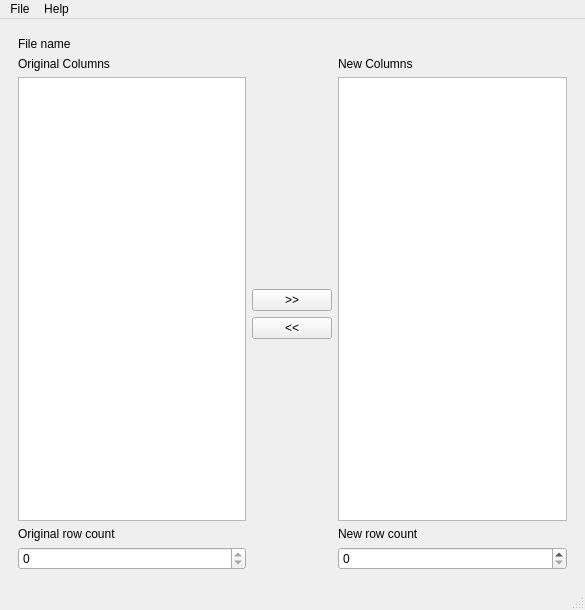
<?xml version="1.0" encoding="UTF-8"?>
<ui version="4.0">
 <class>MainWindow</class>
 <widget class="QMainWindow" name="MainWindow">
  <property name="geometry">
   <rect>
    <x>0</x>
    <y>0</y>
    <width>585</width>
    <height>610</height>
   </rect>
  </property>
  <property name="windowTitle">
   <string>CSV Editor</string>
  </property>
  <widget class="QWidget" name="centralwidget">
   <layout class="QVBoxLayout" name="verticalLayout_2">
    <item>
     <widget class="QStackedWidget" name="stackedWidget">
      <property name="enabled">
       <bool>true</bool>
      </property>
      <property name="currentIndex">
       <number>0</number>
      </property>
      <widget class="QWidget" name="page">
       <property name="enabled">
        <bool>true</bool>
       </property>
       <property name="toolTip">
        <string>Open a file to begin</string>
       </property>
       <layout class="QVBoxLayout" name="verticalLayout">
        <item>
         <widget class="QLabel" name="fileNameLabel">
          <property name="enabled">
           <bool>true</bool>
          </property>
          <property name="text">
           <string>File name</string>
          </property>
         </widget>
        </item>
        <item>
         <layout class="QHBoxLayout" name="horizontalLayout">
          <item>
           <layout class="QVBoxLayout" name="verticalLayout_3">
            <item>
             <widget class="QLabel" name="label_9">
              <property name="enabled">
               <bool>true</bool>
              </property>
              <property name="text">
               <string>Original Columns</string>
              </property>
             </widget>
            </item>
            <item>
             <widget class="QListWidget" name="originalList">
              <property name="enabled">
               <bool>true</bool>
              </property>
              <property name="selectionMode">
               <enum>QAbstractItemView::ExtendedSelection</enum>
              </property>
             </widget>
            </item>
            <item>
             <widget class="QLabel" name="label_10">
              <property name="enabled">
               <bool>true</bool>
              </property>
              <property name="text">
               <string>Original row count</string>
              </property>
             </widget>
            </item>
            <item>
             <widget class="QSpinBox" name="originalRowCount">
              <property name="enabled">
               <bool>true</bool>
              </property>
              <property name="readOnly">
               <bool>true</bool>
              </property>
              <property name="maximum">
               <number>999999999</number>
              </property>
             </widget>
            </item>
           </layout>
          </item>
          <item>
           <layout class="QVBoxLayout" name="verticalLayout_4">
            <item>
             <spacer name="verticalSpacer">
              <property name="enabled">
               <bool>true</bool>
              </property>
              <property name="orientation">
               <enum>Qt::Vertical</enum>
              </property>
              <property name="sizeHint" stdset="0">
               <size>
                <width>20</width>
                <height>40</height>
               </size>
              </property>
             </spacer>
            </item>
            <item>
             <widget class="QPushButton" name="addButton">
              <property name="enabled">
               <bool>true</bool>
              </property>
              <property name="text">
               <string>&gt;&gt;</string>
              </property>
             </widget>
            </item>
            <item>
             <widget class="QPushButton" name="removeButton">
              <property name="enabled">
               <bool>true</bool>
              </property>
              <property name="text">
               <string>&lt;&lt;</string>
              </property>
             </widget>
            </item>
            <item>
             <spacer name="verticalSpacer_2">
              <property name="enabled">
               <bool>true</bool>
              </property>
              <property name="orientation">
               <enum>Qt::Vertical</enum>
              </property>
              <property name="sizeHint" stdset="0">
               <size>
                <width>20</width>
                <height>40</height>
               </size>
              </property>
             </spacer>
            </item>
           </layout>
          </item>
          <item>
           <layout class="QVBoxLayout" name="verticalLayout_5">
            <item>
             <widget class="QLabel" name="label_13">
              <property name="enabled">
               <bool>true</bool>
              </property>
              <property name="text">
               <string>New Columns</string>
              </property>
             </widget>
            </item>
            <item>
             <widget class="QListWidget" name="newList">
              <property name="enabled">
               <bool>true</bool>
              </property>
              <property name="dragDropMode">
               <enum>QAbstractItemView::InternalMove</enum>
              </property>
              <property name="selectionMode">
               <enum>QAbstractItemView::ExtendedSelection</enum>
              </property>
             </widget>
            </item>
            <item>
             <widget class="QLabel" name="label_14">
              <property name="enabled">
               <bool>true</bool>
              </property>
              <property name="text">
               <string>New row count</string>
              </property>
             </widget>
            </item>
            <item>
             <widget class="QSpinBox" name="newRowCount">
              <property name="enabled">
               <bool>true</bool>
              </property>
              <property name="maximum">
               <number>999999999</number>
              </property>
             </widget>
            </item>
           </layout>
          </item>
         </layout>
        </item>
       </layout>
      </widget>
      <widget class="QWidget" name="page_2">
       <layout class="QVBoxLayout" name="verticalLayout_6">
        <item>
         <widget class="QLabel" name="label_6">
          <property name="enabled">
           <bool>true</bool>
          </property>
          <property name="text">
           <string>Version</string>
          </property>
         </widget>
        </item>
        <item>
         <widget class="QLabel" name="label_7">
          <property name="enabled">
           <bool>true</bool>
          </property>
          <property name="text">
           <string>CSV Editor v0.1</string>
          </property>
          <property name="alignment">
           <set>Qt::AlignRight|Qt::AlignTrailing|Qt::AlignVCenter</set>
          </property>
         </widget>
        </item>
        <item>
         <widget class="QLabel" name="label_4">
          <property name="enabled">
           <bool>true</bool>
          </property>
          <property name="text">
           <string>Homepage</string>
          </property>
         </widget>
        </item>
        <item>
         <widget class="QLabel" name="label_5">
          <property name="enabled">
           <bool>true</bool>
          </property>
          <property name="text">
           <string>&lt;html&gt;&lt;head/&gt;&lt;body&gt;&lt;p&gt;&lt;a href=&quot;https://github.com/ScriptSmith/csveditor&quot;&gt;&lt;span style=&quot; text-decoration: underline; color:#0000ff;&quot;&gt;https://github.com/ScriptSmith/csveditor&lt;/span&gt;&lt;/a&gt;&lt;/p&gt;&lt;/body&gt;&lt;/html&gt;</string>
          </property>
          <property name="alignment">
           <set>Qt::AlignRight|Qt::AlignTrailing|Qt::AlignVCenter</set>
          </property>
          <property name="openExternalLinks">
           <bool>true</bool>
          </property>
         </widget>
        </item>
        <item>
         <widget class="QLabel" name="label">
          <property name="text">
           <string>Icon Source</string>
          </property>
         </widget>
        </item>
        <item>
         <widget class="QLabel" name="label_2">
          <property name="text">
           <string>&lt;html&gt;&lt;head/&gt;&lt;body&gt;&lt;p&gt;&lt;a href=&quot;https://icons8.com&quot;&gt;&lt;span style=&quot; text-decoration: underline; color:#0000ff;&quot;&gt;https://icons8.com&lt;/span&gt;&lt;/a&gt;&lt;/p&gt;&lt;/body&gt;&lt;/html&gt;</string>
          </property>
          <property name="alignment">
           <set>Qt::AlignRight|Qt::AlignTrailing|Qt::AlignVCenter</set>
          </property>
         </widget>
        </item>
        <item>
         <widget class="QLabel" name="label_11">
          <property name="enabled">
           <bool>true</bool>
          </property>
          <property name="text">
           <string>License</string>
          </property>
         </widget>
        </item>
        <item>
         <widget class="QTextBrowser" name="textBrowser">
          <property name="enabled">
           <bool>true</bool>
          </property>
          <property name="html">
           <string>&lt;!DOCTYPE HTML PUBLIC &quot;-//W3C//DTD HTML 4.0//EN&quot; &quot;http://www.w3.org/TR/REC-html40/strict.dtd&quot;&gt;
&lt;html&gt;&lt;head&gt;&lt;meta name=&quot;qrichtext&quot; content=&quot;1&quot; /&gt;&lt;style type=&quot;text/css&quot;&gt;
p, li { white-space: pre-wrap; }
&lt;/style&gt;&lt;/head&gt;&lt;body style=&quot; font-family:'DejaVu Sans'; font-size:9pt; font-weight:400; font-style:normal;&quot;&gt;
&lt;p style=&quot; margin-top:0px; margin-bottom:0px; margin-left:0px; margin-right:0px; -qt-block-indent:0; text-indent:0px;&quot;&gt;This program is free software: you can redistribute it and/or modify it under the terms of the GNU General Public License as published by the Free Software Foundation, either version 3 of the License, or (at your option) any later version.&lt;/p&gt;
&lt;p style=&quot;-qt-paragraph-type:empty; margin-top:0px; margin-bottom:0px; margin-left:0px; margin-right:0px; -qt-block-indent:0; text-indent:0px;&quot;&gt;&lt;br /&gt;&lt;/p&gt;
&lt;p style=&quot; margin-top:0px; margin-bottom:0px; margin-left:0px; margin-right:0px; -qt-block-indent:0; text-indent:0px;&quot;&gt;This program is distributed in the hope that it will be useful, but WITHOUT ANY WARRANTY; without even the implied warranty of MERCHANTABILITY or FITNESS FOR A PARTICULAR PURPOSE.  See the GNU General Public License for more details.&lt;/p&gt;
&lt;p style=&quot;-qt-paragraph-type:empty; margin-top:0px; margin-bottom:0px; margin-left:0px; margin-right:0px; -qt-block-indent:0; text-indent:0px;&quot;&gt;&lt;br /&gt;&lt;/p&gt;
&lt;p style=&quot; margin-top:0px; margin-bottom:0px; margin-left:0px; margin-right:0px; -qt-block-indent:0; text-indent:0px;&quot;&gt;You should have received a copy of the GNU General Public License along with this program.  If not, see &lt;a href=&quot;http://www.gnu.org/licenses&quot;&gt;&lt;span style=&quot; text-decoration: underline; color:#0000ff;&quot;&gt;http://www.gnu.org/licenses&lt;/span&gt;&lt;/a&gt;.&lt;/p&gt;&lt;/body&gt;&lt;/html&gt;</string>
          </property>
         </widget>
        </item>
        <item>
         <widget class="QPushButton" name="doneButton">
          <property name="enabled">
           <bool>true</bool>
          </property>
          <property name="text">
           <string>Done</string>
          </property>
         </widget>
        </item>
       </layout>
      </widget>
     </widget>
    </item>
   </layout>
  </widget>
  <widget class="QMenuBar" name="menubar">
   <property name="geometry">
    <rect>
     <x>0</x>
     <y>0</y>
     <width>585</width>
     <height>33</height>
    </rect>
   </property>
   <widget class="QMenu" name="menuFile">
    <property name="title">
     <string>File</string>
    </property>
    <addaction name="actionOpen_csv"/>
    <addaction name="actionSave_csv"/>
    <addaction name="actionQuit"/>
   </widget>
   <widget class="QMenu" name="menuHelp">
    <property name="title">
     <string>Help</string>
    </property>
    <addaction name="actionAbout"/>
   </widget>
   <addaction name="menuFile"/>
   <addaction name="menuHelp"/>
  </widget>
  <widget class="QStatusBar" name="statusbar">
   <property name="enabled">
    <bool>true</bool>
   </property>
  </widget>
  <action name="actionOpen_csv">
   <property name="text">
    <string>Open</string>
   </property>
   <property name="shortcut">
    <string>Ctrl+O</string>
   </property>
  </action>
  <action name="actionQuit">
   <property name="text">
    <string>Quit</string>
   </property>
  </action>
  <action name="actionAbout">
   <property name="text">
    <string>About</string>
   </property>
  </action>
  <action name="actionSave_csv">
   <property name="text">
    <string>Save As</string>
   </property>
   <property name="shortcut">
    <string>Ctrl+S</string>
   </property>
  </action>
 </widget>
 <resources/>
 <connections/>
</ui>
